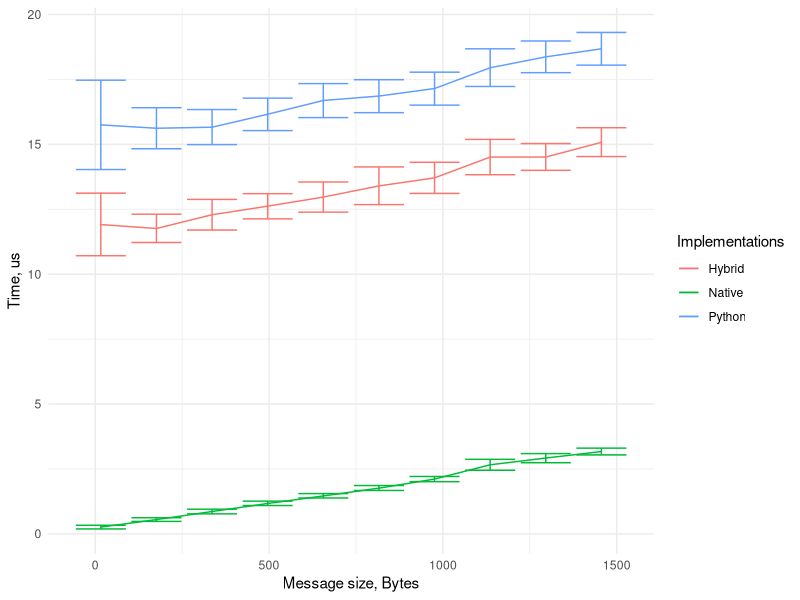

Here is the R script that generated this plot:
data<-read.csv("clean-data-aes.txt", header=T)
data<-data[data$Op=="Enc", ]
require(ggplot2)

pdf("aes.pdf")
options(repr.plot.width = 5, repr.plot.height = 2)
ggplot(data, aes(x = Block, y = Mean, colour = factor(Type))) +
  geom_line() + 
  geom_errorbar(aes(ymax = CIP, ymin = CIN)) +
  xlab("Message size, Bytes") +
  ylab("Time, us") +
  guides(colour=guide_legend(title="Implementations")) +
  scale_fill_manual(values = c("blue", "pink", "red")) +
  theme_minimal()
dev.off()
